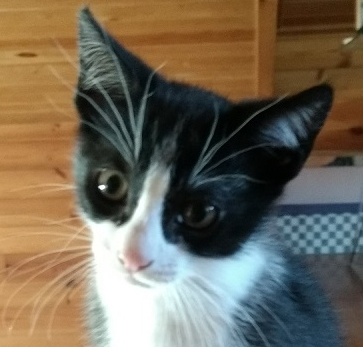
#> input picture chap5/cat-face.png, 363 x 347 px, found by its file name
$ python sharpen.py
#> lines starting #> are read from the running program, lines starting #| are printed output that depends on the picture
import cv2
import numpy as np
import matplotlib.pyplot as plt

def show_with_matplotlib(out_img, title, pos):
    img_RGB = out_img[:, :, ::-1]
    ax = plt.subplot(3, 3, pos)
    plt.imshow(img_RGB)
    plt.title(title, fontsize=10)
    plt.axis("off")
image = cv2.imread('D:\\cv\\mlcv_env\\chap5\\cat-face.png')
#> image is the input picture: shape (347, 363, 3); mean B, G, R 87.1, 104.1, 114.1
h, w = image.shape[:2]
#> h = 347; w = 363
show_with_matplotlib(image, "Original Image", 1)

smoothed=cv2.GaussianBlur(image, (9, 9), 10)
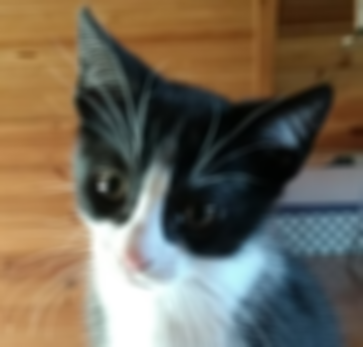
#> smoothed: shape (347, 363, 3); mean B, G, R 87.1, 104.1, 114.1
show_with_matplotlib(smoothed, "Smoothed Image", 2)

unsharped=cv2.addWeighted(image, 1.5, smoothed, -0.5, 0)
show_with_matplotlib(unsharped, "Sharpened Image", 3)

kernel_sharpen_1 = np.array([[0, -1, 0],
                             [-1, 5, -1],
                             [0, -1, 0]])

kernel_sharpen_2 = np.array([[-1, -1, -1],
                             [-1, 9, -1],
                             [-1, -1, -1]])

kernel_sharpen_3 = np.array([[1, 1, 1],
                             [1, -7, 1],
                             [1, 1, 1]])

kernel_sharpen_4 = np.array([[-1, -1, -1, -1, -1],
                             [-1, 2, 2, 2, -1],
                             [-1, 2, 8, 2, -1],
                             [-1, 2, 2, 2, -1],
                             [-1, -1, -1, -1, -1]]) / 8.0

sharpened_1 = cv2.filter2D(image, -1, kernel_sharpen_1)
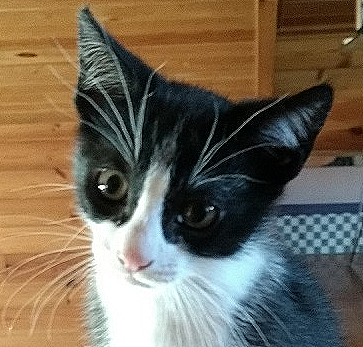
#> sharpened_1: shape (347, 363, 3); mean B, G, R 87.3, 104.2, 114.4
show_with_matplotlib(sharpened_1, "Sharpened with Kernel 1", 4)

sharpened_2 = cv2.filter2D(image, -1, kernel_sharpen_2)
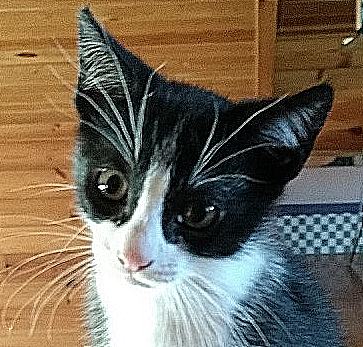
#> sharpened_2: shape (347, 363, 3); mean B, G, R 88.3, 105.1, 115.6
show_with_matplotlib(sharpened_2, "Sharpened with Kernel 2", 5)

sharpened_3 = cv2.filter2D(image, -1, kernel_sharpen_3)
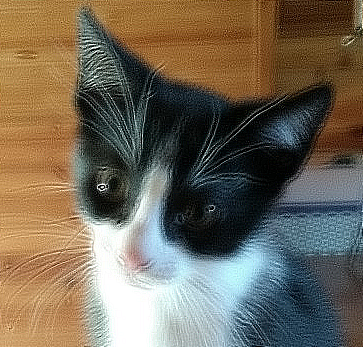
#> sharpened_3: shape (347, 363, 3); mean B, G, R 87.5, 104.3, 114.6
show_with_matplotlib(sharpened_3, "Sharpened with Kernel 3", 6)

sharpened_4 = cv2.filter2D(image, -1, kernel_sharpen_4)
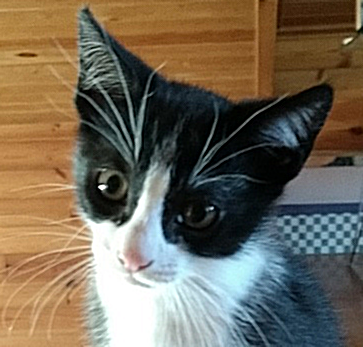
#> sharpened_4: shape (347, 363, 3); mean B, G, R 87.1, 104.1, 114.2
show_with_matplotlib(sharpened_4, "Sharpened with Kernel 4", 7)

plt.tight_layout()
plt.show()
